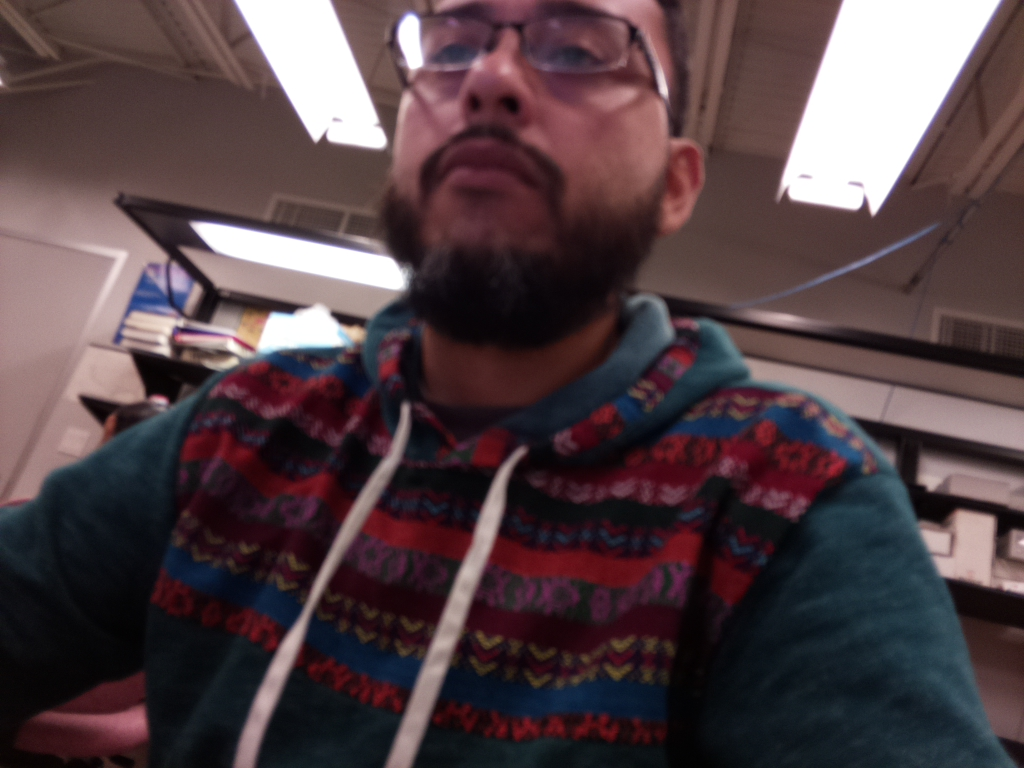
#> input picture camera-v2.1-noir/piImage1.jpg, 1024 x 768 px
$ python fetch-image-for-processing-BROWN-check.py
#> lines starting #> are read from the running program, lines starting #| are printed output that depends on the picture; after the words box and inside, x2 and y2 are one past the last pixel; in counts of white or black regions, pixels touching at a corner belong together
#Joel Godinez
#4 October 2019
#Plant Health Detector

import cv2
import time
import picamera
import re
import numpy as np

def fetchImageForProcessing():
    #read in an file from local directory
    file1 = cv2.imread("piImage1.jpg")
#> file1 is the input picture: shape (768, 1024, 3); mean B, G, R 68.7, 64.6, 81.8

    #optional: show image which was fetched
    #cv2.imshow("myImage",file1)

    return file1

def detectForBlue(myImageMatrix):
    """ Arg: take in an image file for processing
        check the image against set threshold values for Blue """


    #create 2 arrays with threshold values (MAT objects or vectors can be used in cpp)
    #these values correspond to blue. Blue detection ocurring here.
    lowerThreshBlue = np.array([100,50,50]) #initial values: 110,0,0
    upperThreshBlue = np.array([140,255,255]) #initial values 130,0,0

    #note: hues correspond to a circular(360 degree) mapping

    #change BGR to HSV
    moddedImage = cv2.cvtColor(myImageMatrix, cv2.COLOR_BGR2HSV)
#> moddedImage: shape (768, 1024, 3); mean H, S, V 91.7, 97.2, 86.3

    #show the color detection in a mask by showing the pixels as white where detection occured(black elsewhere)
    mask = cv2.inRange(moddedImage, lowerThreshBlue, upperThreshBlue)
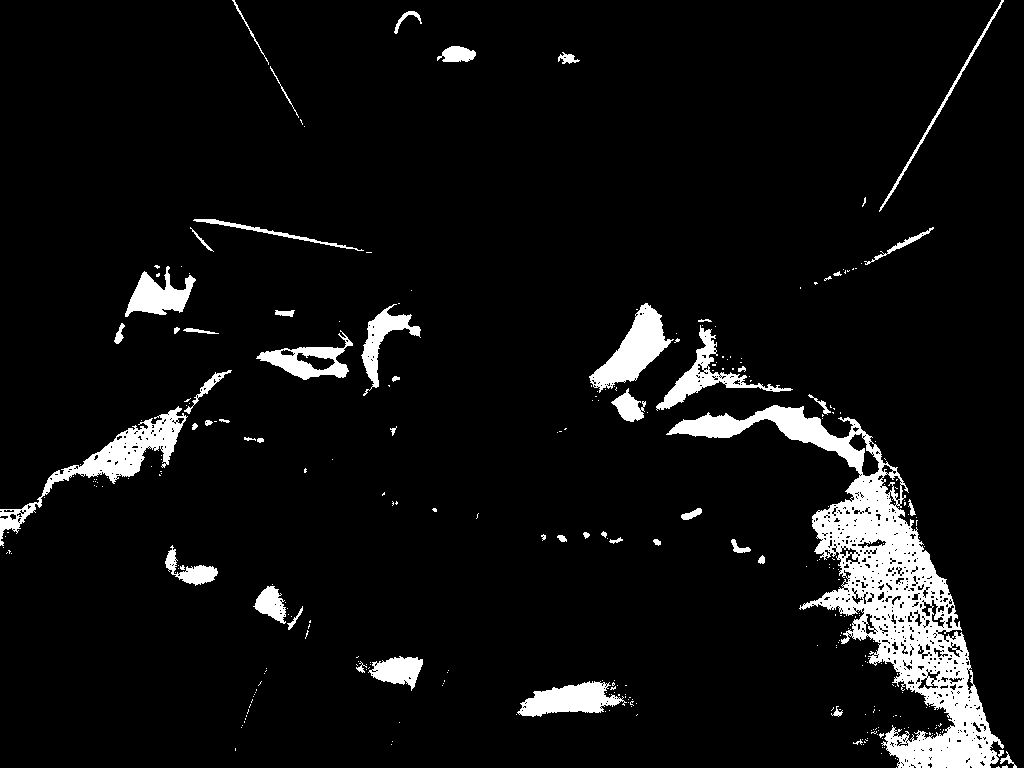
#> mask: shape (768, 1024); 6.4% white; 312 white regions (259 under 20 px), largest, box (x1, y1, x2, y2) and area: (666, 405, 1004, 768) 25925, (0, 406, 188, 546) 4232, (589, 303, 674, 393) 3001

    #KEY STEP: see if region of white pixels exits BEFORE bitwise ANDing

    #bitwise AND to extract the targeted color in detected areas
    extractedRegion = cv2.bitwise_and(moddedImage,moddedImage,mask = mask)
#> extractedRegion: shape (768, 1024, 3); mean H, S, V 6.9, 7.7, 4.8

    #show the resulting mask
    cv2.imshow("Extracted Blue Region", extractedRegion)
    #wait until windows are closed by user
    cv2.waitKey(0)

def detectForBrown(myImageMatrix):
    """ Arg: take in an image file for processing
        check the image against set threshold values for Brown color """


    #these values correspond to brown. Brown detection occuring here
    lowerThreshBrown = np.array([10, 50, 50 ])    #initial values:5,50,50
    upperThreshBrown = np.array([20, 255, 255]) #initial values:45,255,255


    # note: hues corrspond to a circular(360 degree) mapping

    # change BGR to HSV
    moddedImage = cv2.cvtColor(myImageMatrix, cv2.COLOR_BGR2HSV)

    #show the color detection in a mask by showing the pixels as white where detection occured(black elsewhere)
    mask = cv2.inRange(moddedImage, lowerThreshBrown, upperThreshBrown)

    #KEY STEP: see if region of white pixels exist BEFORE  bitwise ANDing

    #bitwise AND to extract the targeted color in detected areas
    extractedRegion = cv2.bitwise_and(moddedImage,moddedImage,mask = mask)
    # show the mask
    cv2.imshow("Extracted Brwon Region", extractedRegion)
    #wait until window is closed by user
    cv2.waitKey(0)

    # create a MAT with blue==255, all others==0

    #imshow the image at this point

    #take the 1st pixel value and subtract and add 10 to it

    # lower threshold == 220 && upper threshold at 240


    # ToDo: comparison traversal of pixels for brown spotting stages of severity


myImageMatrix = fetchImageForProcessing()
cv2.imshow("My raw image matrix.",myImageMatrix)
#detectForBrown(myImageMatrix)
detectForBlue(myImageMatrix)


$ run again, with camera-v2.1-noir/piImage2.jpg copied over camera-v2.1-noir/piImage1.jpg
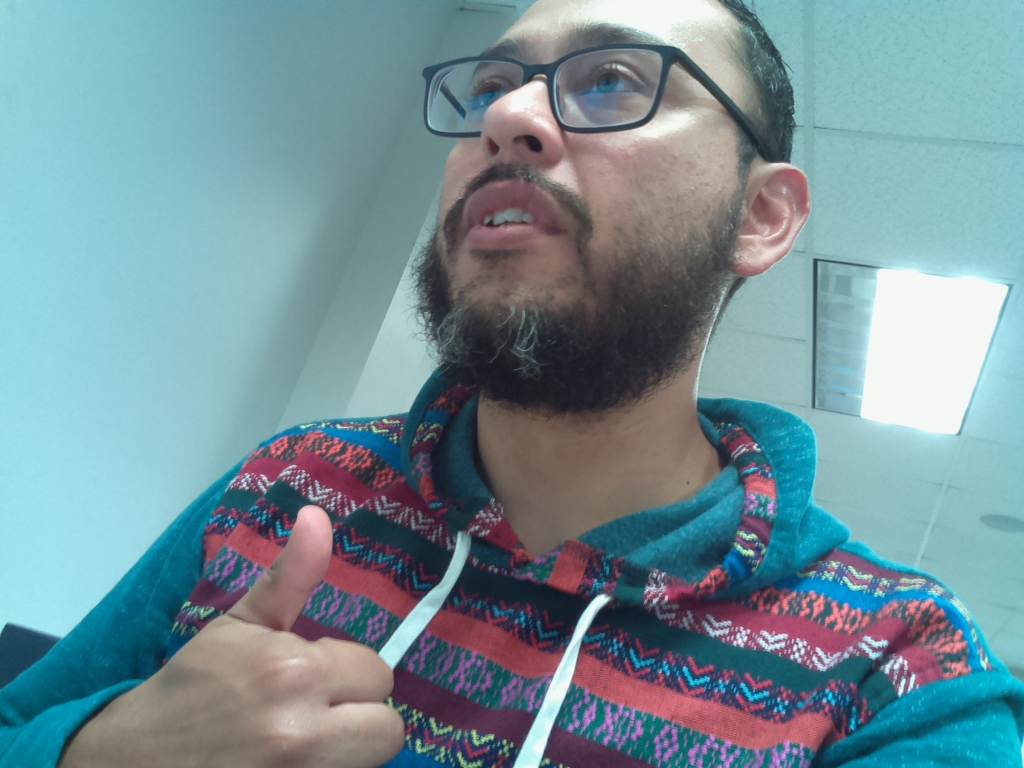
#> input picture camera-v2.1-noir/piImage2.jpg, 1024 x 768 px
#> in fetchImageForProcessing, file1 is the input picture: shape (768, 1024, 3); mean B, G, R 152, 144.2, 116.8
#> moddedImage: shape (768, 1024, 3); mean H, S, V 89.6, 86.7, 159.5
#> in detectForBlue, `mask = cv2.inRange(moddedImage, lowerThreshBlue, upperThreshBlue)`:
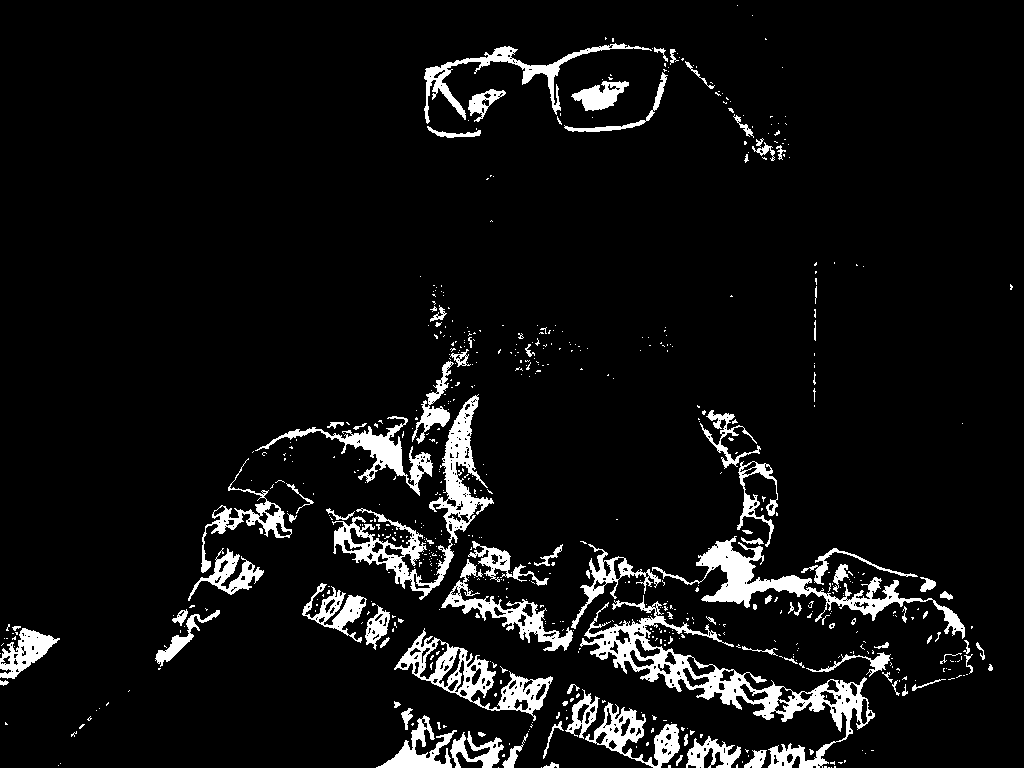
#> mask: shape (768, 1024); 7.1% white; 643 white regions (547 under 20 px), largest, box (x1, y1, x2, y2) and area: (580, 595, 875, 768) 8085, (332, 394, 494, 600) 5601, (652, 536, 965, 639) 4907
#> extractedRegion: shape (768, 1024, 3); mean H, S, V 7.8, 8.7, 7.3

$ run again, with camera-v2.1-noir/piImage3.jpg copied over camera-v2.1-noir/piImage1.jpg
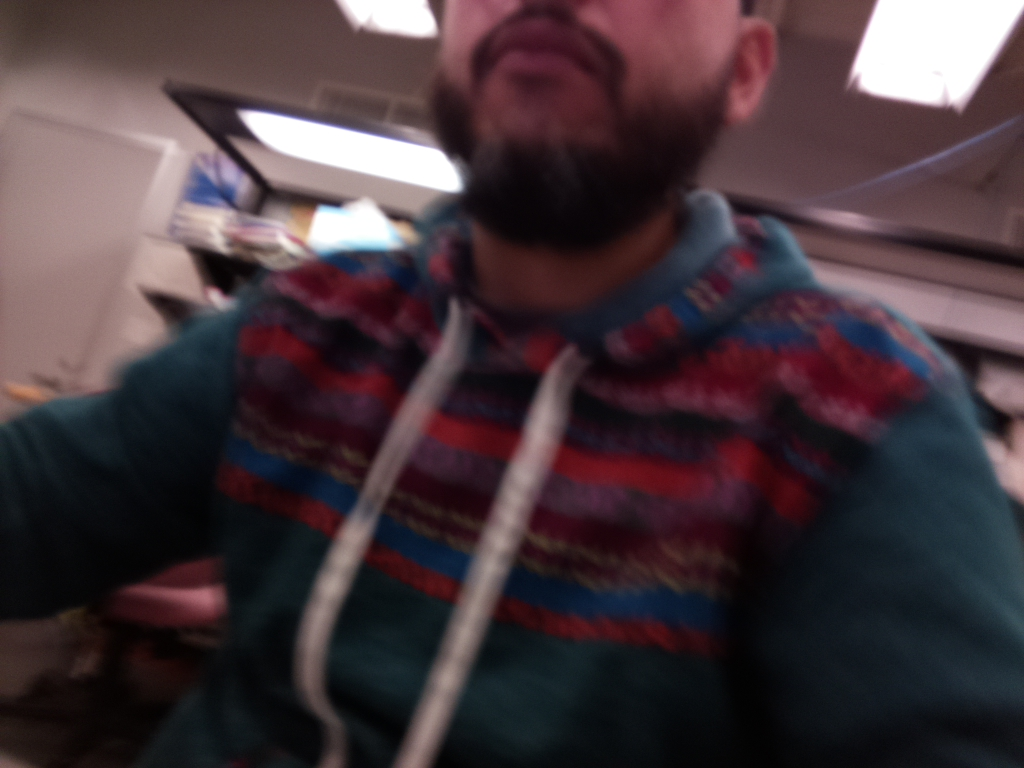
#> input picture camera-v2.1-noir/piImage3.jpg, 1024 x 768 px
#> in fetchImageForProcessing, file1 is the input picture: shape (768, 1024, 3); mean B, G, R 59.4, 54.1, 68.9
#> moddedImage: shape (768, 1024, 3); mean H, S, V 109.7, 99, 73.9
#> in detectForBlue, `mask = cv2.inRange(moddedImage, lowerThreshBlue, upperThreshBlue)`:
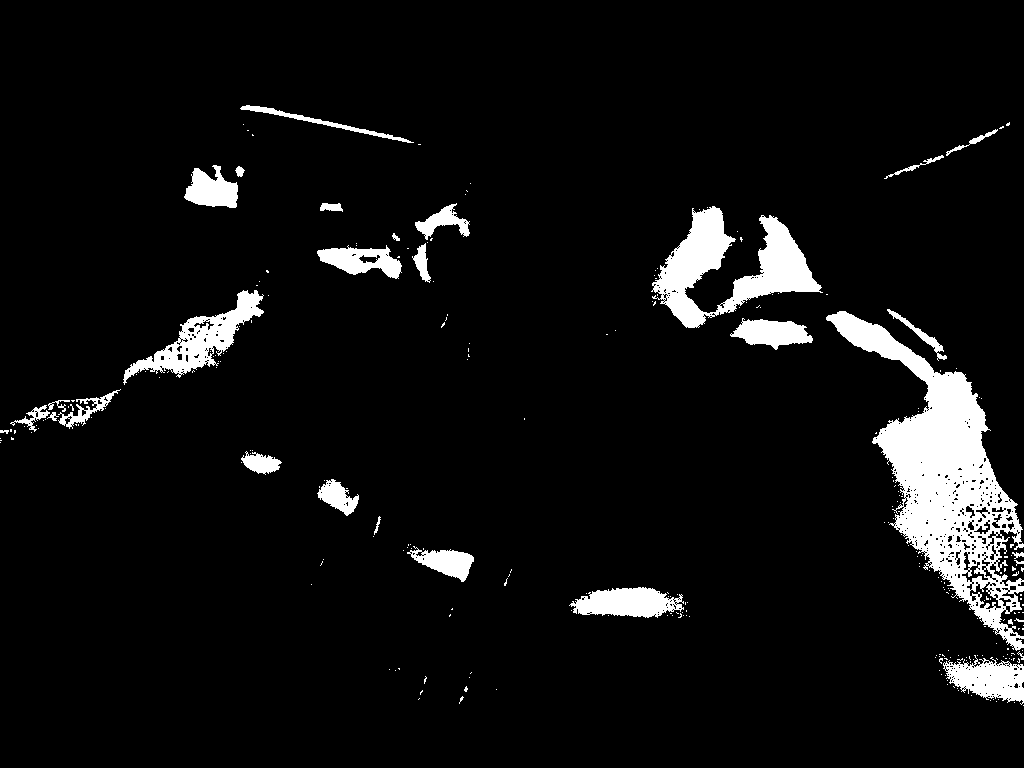
#> mask: shape (768, 1024); 6.4% white; 274 white regions (244 under 20 px), largest, box (x1, y1, x2, y2) and area: (826, 311, 1024, 651) 21093, (651, 206, 823, 328) 8354, (123, 290, 264, 385) 3797
#> extractedRegion: shape (768, 1024, 3); mean H, S, V 6.9, 7.1, 4.6

$ run again, with camera-v2.1-noir/piImage4.jpg copied over camera-v2.1-noir/piImage1.jpg
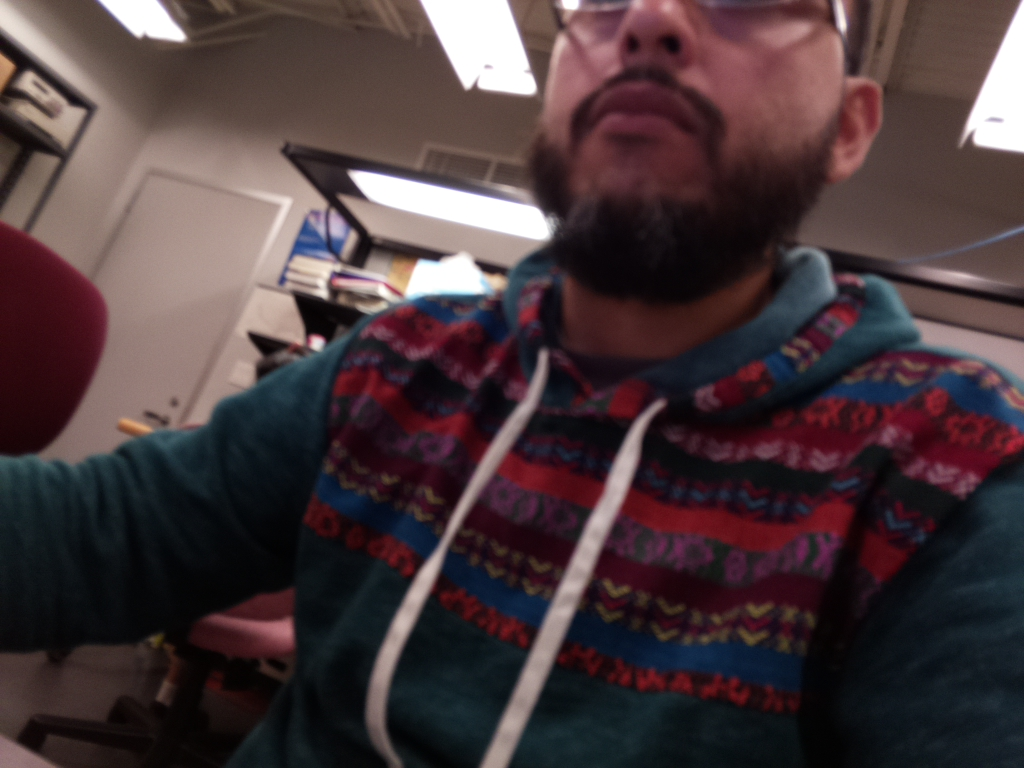
#> input picture camera-v2.1-noir/piImage4.jpg, 1024 x 768 px
#> in fetchImageForProcessing, file1 is the input picture: shape (768, 1024, 3); mean B, G, R 59.3, 56.4, 72.2
#> moddedImage: shape (768, 1024, 3); mean H, S, V 89.9, 104.1, 76.9
#> in detectForBlue, `mask = cv2.inRange(moddedImage, lowerThreshBlue, upperThreshBlue)`:
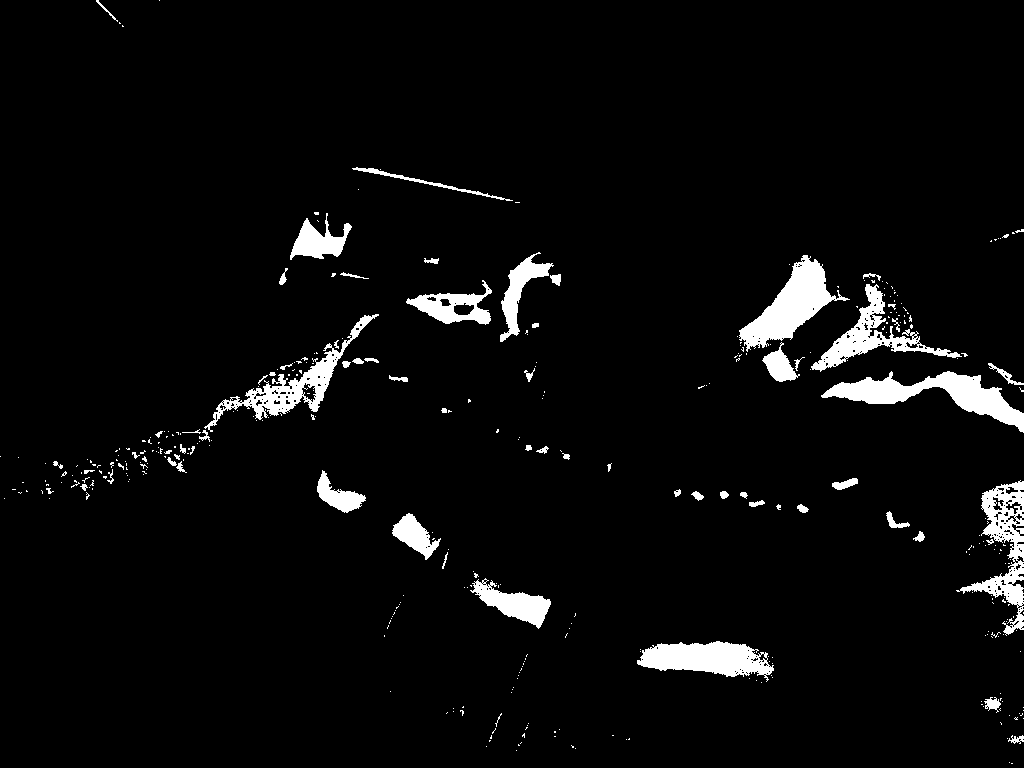
#> mask: shape (768, 1024); 4.3% white; 378 white regions (310 under 20 px), largest, box (x1, y1, x2, y2) and area: (821, 371, 1024, 433) 4175, (739, 255, 850, 352) 3892, (637, 641, 774, 682) 3357
#> extractedRegion: shape (768, 1024, 3); mean H, S, V 4.6, 5.6, 3.1
